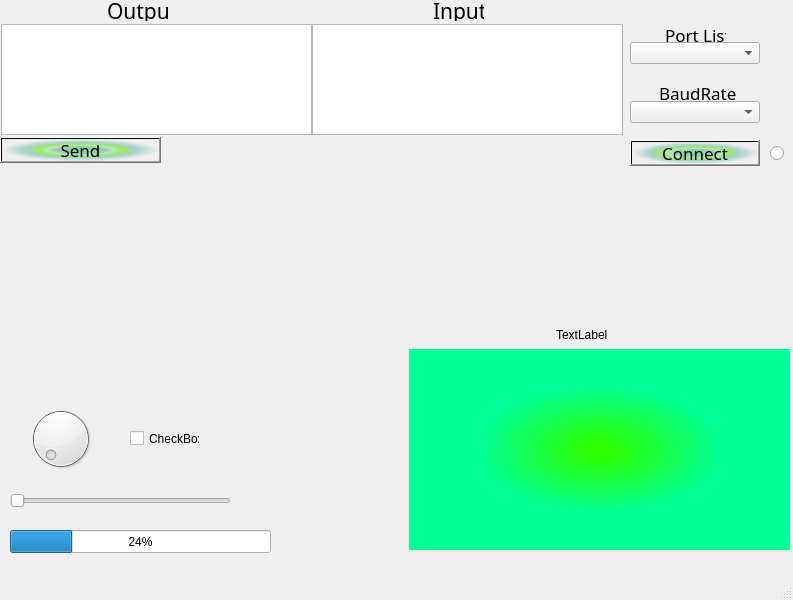
<?xml version="1.0" encoding="UTF-8"?>
<ui version="4.0">
 <class>MainWindow</class>
 <widget class="QMainWindow" name="MainWindow">
  <property name="enabled">
   <bool>true</bool>
  </property>
  <property name="geometry">
   <rect>
    <x>0</x>
    <y>0</y>
    <width>793</width>
    <height>600</height>
   </rect>
  </property>
  <property name="mouseTracking">
   <bool>true</bool>
  </property>
  <property name="windowTitle">
   <string>MainWindow</string>
  </property>
  <property name="whatsThis">
   <string>&lt;html&gt;&lt;head/&gt;&lt;body&gt;&lt;p&gt;&lt;br/&gt;&lt;/p&gt;&lt;/body&gt;&lt;/html&gt;</string>
  </property>
  <property name="styleSheet">
   <string notr="true"/>
  </property>
  <widget class="QWidget" name="centralwidget">
   <widget class="QTextEdit" name="textEdit">
    <property name="geometry">
     <rect>
      <x>1</x>
      <y>24</y>
      <width>311</width>
      <height>111</height>
     </rect>
    </property>
   </widget>
   <widget class="QTextEdit" name="textEdit_2">
    <property name="geometry">
     <rect>
      <x>312</x>
      <y>24</y>
      <width>311</width>
      <height>111</height>
     </rect>
    </property>
    <property name="readOnly">
     <bool>true</bool>
    </property>
   </widget>
   <widget class="QLabel" name="label">
    <property name="geometry">
     <rect>
      <x>107</x>
      <y>0</y>
      <width>61</width>
      <height>21</height>
     </rect>
    </property>
    <property name="font">
     <font>
      <family>Impact</family>
      <pointsize>16</pointsize>
     </font>
    </property>
    <property name="text">
     <string>Output</string>
    </property>
   </widget>
   <widget class="QLabel" name="label_2">
    <property name="geometry">
     <rect>
      <x>433</x>
      <y>0</y>
      <width>51</width>
      <height>21</height>
     </rect>
    </property>
    <property name="font">
     <font>
      <family>Impact</family>
      <pointsize>16</pointsize>
     </font>
    </property>
    <property name="text">
     <string>Input</string>
    </property>
   </widget>
   <widget class="QComboBox" name="comboBox">
    <property name="geometry">
     <rect>
      <x>630</x>
      <y>42</y>
      <width>130</width>
      <height>22</height>
     </rect>
    </property>
   </widget>
   <widget class="QComboBox" name="comboBox_2">
    <property name="geometry">
     <rect>
      <x>630</x>
      <y>101</y>
      <width>130</width>
      <height>22</height>
     </rect>
    </property>
   </widget>
   <widget class="QPushButton" name="pushButton">
    <property name="geometry">
     <rect>
      <x>630</x>
      <y>140</y>
      <width>130</width>
      <height>26</height>
     </rect>
    </property>
    <property name="font">
     <font>
      <family>Impact</family>
      <pointsize>13</pointsize>
     </font>
    </property>
    <property name="styleSheet">
     <string notr="true">background-color: qradialgradient(spread:pad, cx:0.5, cy:0.5, radius:0.5, fx:0.5, fy:0.5, stop:0 rgba(63, 241, 100, 206), stop:0.306652 rgba(0, 105, 76, 80), stop:0.436302 rgba(43, 228, 93, 80), stop:0.528749 rgba(108, 230, 0, 156), stop:0.706877 rgba(0, 147, 120, 80), stop:1 rgba(255, 255, 255, 0));</string>
    </property>
    <property name="text">
     <string>Connect</string>
    </property>
   </widget>
   <widget class="QLabel" name="label_3">
    <property name="geometry">
     <rect>
      <x>665</x>
      <y>24</y>
      <width>61</width>
      <height>21</height>
     </rect>
    </property>
    <property name="font">
     <font>
      <family>Impact</family>
      <pointsize>13</pointsize>
     </font>
    </property>
    <property name="text">
     <string>Port List</string>
    </property>
   </widget>
   <widget class="QLabel" name="label_4">
    <property name="geometry">
     <rect>
      <x>659</x>
      <y>82</y>
      <width>81</width>
      <height>21</height>
     </rect>
    </property>
    <property name="font">
     <font>
      <family>Impact</family>
      <pointsize>13</pointsize>
     </font>
    </property>
    <property name="text">
     <string>BaudRate</string>
    </property>
   </widget>
   <widget class="QPushButton" name="pushButton_2">
    <property name="geometry">
     <rect>
      <x>0</x>
      <y>137</y>
      <width>161</width>
      <height>26</height>
     </rect>
    </property>
    <property name="font">
     <font>
      <family>Impact</family>
      <pointsize>13</pointsize>
     </font>
    </property>
    <property name="styleSheet">
     <string notr="true">background-color: qradialgradient(spread:pad, cx:0.5, cy:0.5, radius:0.5, fx:0.5, fy:0.5, stop:0 rgba(63, 241, 100, 206), stop:0.306652 rgba(0, 105, 76, 80), stop:0.436302 rgba(43, 228, 93, 80), stop:0.528749 rgba(108, 230, 0, 156), stop:0.706877 rgba(0, 147, 120, 80), stop:1 rgba(255, 255, 255, 0));</string>
    </property>
    <property name="text">
     <string>Send</string>
    </property>
   </widget>
   <widget class="QRadioButton" name="radioButton">
    <property name="geometry">
     <rect>
      <x>770</x>
      <y>145</y>
      <width>21</width>
      <height>17</height>
     </rect>
    </property>
    <property name="styleSheet">
     <string notr="true"/>
    </property>
    <property name="text">
     <string/>
    </property>
   </widget>
   <widget class="QProgressBar" name="progressBar">
    <property name="geometry">
     <rect>
      <x>10</x>
      <y>530</y>
      <width>261</width>
      <height>23</height>
     </rect>
    </property>
    <property name="value">
     <number>24</number>
    </property>
   </widget>
   <widget class="QSlider" name="horizontalSlider">
    <property name="geometry">
     <rect>
      <x>10</x>
      <y>490</y>
      <width>221</width>
      <height>22</height>
     </rect>
    </property>
    <property name="orientation">
     <enum>Qt::Horizontal</enum>
    </property>
   </widget>
   <widget class="QDial" name="dial">
    <property name="geometry">
     <rect>
      <x>10</x>
      <y>403</y>
      <width>101</width>
      <height>71</height>
     </rect>
    </property>
   </widget>
   <widget class="QCheckBox" name="checkBox">
    <property name="geometry">
     <rect>
      <x>130</x>
      <y>430</y>
      <width>70</width>
      <height>17</height>
     </rect>
    </property>
    <property name="text">
     <string>CheckBox</string>
    </property>
   </widget>
   <widget class="QWidget" name="widget" native="true">
    <property name="geometry">
     <rect>
      <x>409</x>
      <y>349</y>
      <width>381</width>
      <height>201</height>
     </rect>
    </property>
    <property name="styleSheet">
     <string notr="true">background-color: qradialgradient(spread:pad, cx:0.5, cy:0.5, radius:0.5, fx:0.5, fy:0.5, stop:0.0673077 rgba(43, 255, 0, 255), stop:0.647436 rgba(0, 255, 151, 255));</string>
    </property>
   </widget>
   <widget class="QLabel" name="label_5">
    <property name="geometry">
     <rect>
      <x>556</x>
      <y>319</y>
      <width>101</width>
      <height>31</height>
     </rect>
    </property>
    <property name="text">
     <string>TextLabel</string>
    </property>
   </widget>
  </widget>
  <widget class="QStatusBar" name="statusbar"/>
  <widget class="QMenuBar" name="menuBar">
   <property name="geometry">
    <rect>
     <x>0</x>
     <y>0</y>
     <width>793</width>
     <height>21</height>
    </rect>
   </property>
  </widget>
 </widget>
 <resources/>
 <connections/>
</ui>
